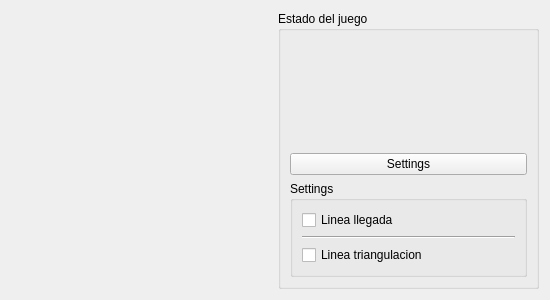
<?xml version="1.0" encoding="UTF-8"?>
<ui version="4.0">
 <class>Juego</class>
 <widget class="QWidget" name="Juego">
  <property name="geometry">
   <rect>
    <x>0</x>
    <y>0</y>
    <width>550</width>
    <height>300</height>
   </rect>
  </property>
  <property name="windowTitle">
   <string>Form</string>
  </property>
  <layout class="QGridLayout" name="gridLayout">
   <item row="0" column="1">
    <widget class="QGroupBox" name="gbGameStatus">
     <property name="title">
      <string>Estado del juego</string>
     </property>
     <layout class="QGridLayout" name="gridLayout_2">
      <item row="0" column="0">
       <widget class="Puntaje" name="puntaje1" native="true"/>
      </item>
      <item row="1" column="0">
       <widget class="Puntaje" name="puntaje2" native="true"/>
      </item>
      <item row="2" column="0">
       <spacer name="verticalSpacer">
        <property name="orientation">
         <enum>Qt::Vertical</enum>
        </property>
        <property name="sizeHint" stdset="0">
         <size>
          <width>20</width>
          <height>206</height>
         </size>
        </property>
       </spacer>
      </item>
      <item row="3" column="0">
       <widget class="QPushButton" name="pbSettings">
        <property name="text">
         <string>Settings</string>
        </property>
       </widget>
      </item>
      <item row="4" column="0">
       <widget class="QGroupBox" name="gbSettings">
        <property name="title">
         <string>Settings</string>
        </property>
        <layout class="QGridLayout" name="gridLayout_3">
         <item row="0" column="0">
          <widget class="QCheckBox" name="cbWinnerLine">
           <property name="text">
            <string>Linea llegada</string>
           </property>
          </widget>
         </item>
         <item row="1" column="0">
          <widget class="Line" name="line">
           <property name="orientation">
            <enum>Qt::Horizontal</enum>
           </property>
          </widget>
         </item>
         <item row="2" column="0">
          <widget class="QCheckBox" name="cbZonaTri">
           <property name="text">
            <string>Linea triangulacion</string>
           </property>
          </widget>
         </item>
        </layout>
       </widget>
      </item>
     </layout>
    </widget>
   </item>
   <item row="0" column="0">
    <widget class="Scene" name="scene" native="true"/>
   </item>
  </layout>
 </widget>
 <customwidgets>
  <customwidget>
   <class>Scene</class>
   <extends>QWidget</extends>
   <header>view/scene.h</header>
   <container>1</container>
  </customwidget>
  <customwidget>
   <class>Puntaje</class>
   <extends>QWidget</extends>
   <header>view/puntaje.h</header>
   <container>1</container>
  </customwidget>
 </customwidgets>
 <resources/>
 <connections/>
</ui>
